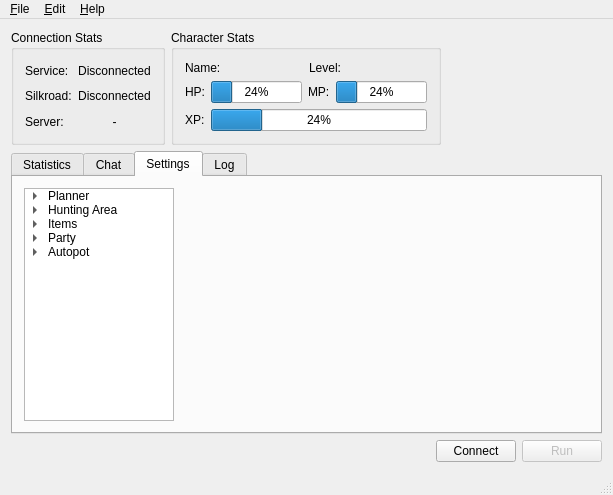
<?xml version="1.0" encoding="UTF-8"?>
<ui version="4.0">
 <class>MainWindow</class>
 <widget class="QMainWindow" name="MainWindow">
  <property name="geometry">
   <rect>
    <x>0</x>
    <y>0</y>
    <width>613</width>
    <height>495</height>
   </rect>
  </property>
  <property name="windowTitle">
   <string>MainWindow</string>
  </property>
  <widget class="QWidget" name="centralWidget">
   <layout class="QVBoxLayout" name="verticalLayout">
    <item>
     <layout class="QHBoxLayout" name="horizontalLayout_4">
      <property name="sizeConstraint">
       <enum>QLayout::SetNoConstraint</enum>
      </property>
      <item>
       <widget class="QGroupBox" name="groupBox">
        <property name="title">
         <string>Connection Stats</string>
        </property>
        <layout class="QGridLayout" name="gridLayout">
         <property name="sizeConstraint">
          <enum>QLayout::SetNoConstraint</enum>
         </property>
         <item row="0" column="1">
          <widget class="QLabel" name="label_srv_status">
           <property name="text">
            <string>Disconnected</string>
           </property>
           <property name="alignment">
            <set>Qt::AlignCenter</set>
           </property>
          </widget>
         </item>
         <item row="2" column="0">
          <widget class="QLabel" name="label_3">
           <property name="text">
            <string>Silkroad:</string>
           </property>
          </widget>
         </item>
         <item row="2" column="1">
          <widget class="QLabel" name="label_sro_status">
           <property name="text">
            <string>Disconnected</string>
           </property>
           <property name="alignment">
            <set>Qt::AlignCenter</set>
           </property>
          </widget>
         </item>
         <item row="0" column="0">
          <widget class="QLabel" name="label">
           <property name="text">
            <string>Service:</string>
           </property>
          </widget>
         </item>
         <item row="3" column="0">
          <widget class="QLabel" name="label_12">
           <property name="text">
            <string>Server:</string>
           </property>
          </widget>
         </item>
         <item row="3" column="1">
          <widget class="QLabel" name="label_srv_name">
           <property name="text">
            <string>-</string>
           </property>
           <property name="alignment">
            <set>Qt::AlignCenter</set>
           </property>
          </widget>
         </item>
        </layout>
       </widget>
      </item>
      <item>
       <widget class="QGroupBox" name="groupBox_2">
        <property name="title">
         <string>Character Stats</string>
        </property>
        <layout class="QVBoxLayout" name="verticalLayout_3">
         <property name="sizeConstraint">
          <enum>QLayout::SetNoConstraint</enum>
         </property>
         <item>
          <layout class="QHBoxLayout" name="horizontalLayout_3">
           <item>
            <widget class="QLabel" name="label_5">
             <property name="text">
              <string>Name:</string>
             </property>
            </widget>
           </item>
           <item>
            <widget class="QLabel" name="label_char_name">
             <property name="text">
              <string/>
             </property>
            </widget>
           </item>
           <item>
            <widget class="QLabel" name="label_10">
             <property name="text">
              <string>Level:</string>
             </property>
            </widget>
           </item>
           <item>
            <widget class="QLabel" name="label_char_level">
             <property name="text">
              <string/>
             </property>
            </widget>
           </item>
          </layout>
         </item>
         <item>
          <layout class="QVBoxLayout" name="verticalLayout_2">
           <item>
            <layout class="QHBoxLayout" name="horizontalLayout">
             <item>
              <widget class="QLabel" name="label_7">
               <property name="text">
                <string>HP:</string>
               </property>
              </widget>
             </item>
             <item>
              <widget class="QProgressBar" name="hp_percent">
               <property name="value">
                <number>24</number>
               </property>
              </widget>
             </item>
             <item>
              <widget class="QLabel" name="label_8">
               <property name="text">
                <string>MP:</string>
               </property>
              </widget>
             </item>
             <item>
              <widget class="QProgressBar" name="mp_percent">
               <property name="value">
                <number>24</number>
               </property>
              </widget>
             </item>
            </layout>
           </item>
           <item>
            <layout class="QHBoxLayout" name="horizontalLayout_2">
             <item>
              <widget class="QLabel" name="label_9">
               <property name="text">
                <string>XP:</string>
               </property>
              </widget>
             </item>
             <item>
              <widget class="QProgressBar" name="xp_percent">
               <property name="value">
                <number>24</number>
               </property>
              </widget>
             </item>
            </layout>
           </item>
          </layout>
         </item>
        </layout>
       </widget>
      </item>
      <item>
       <spacer name="horizontalSpacer">
        <property name="orientation">
         <enum>Qt::Horizontal</enum>
        </property>
        <property name="sizeHint" stdset="0">
         <size>
          <width>40</width>
          <height>20</height>
         </size>
        </property>
       </spacer>
      </item>
     </layout>
    </item>
    <item>
     <layout class="QHBoxLayout" name="horizontalLayout_5">
      <item>
       <widget class="QTabWidget" name="configuration_widget">
        <property name="currentIndex">
         <number>2</number>
        </property>
        <property name="movable">
         <bool>true</bool>
        </property>
        <widget class="QWidget" name="tab_4">
         <attribute name="title">
          <string>Statistics</string>
         </attribute>
        </widget>
        <widget class="QWidget" name="tab_2">
         <attribute name="title">
          <string>Chat</string>
         </attribute>
         <layout class="QVBoxLayout" name="verticalLayout_4">
          <item>
           <layout class="QHBoxLayout" name="horizontalLayout_9">
            <item>
             <widget class="QRadioButton" name="chat_filter_all">
              <property name="text">
               <string>All</string>
              </property>
             </widget>
            </item>
            <item>
             <widget class="QRadioButton" name="chat_filter_public">
              <property name="text">
               <string>Public</string>
              </property>
             </widget>
            </item>
            <item>
             <widget class="QRadioButton" name="chat_filter_private">
              <property name="text">
               <string>Private</string>
              </property>
             </widget>
            </item>
            <item>
             <widget class="QRadioButton" name="chat_filter_party">
              <property name="text">
               <string>Party</string>
              </property>
             </widget>
            </item>
            <item>
             <widget class="QRadioButton" name="chat_filter_guild">
              <property name="text">
               <string>Guild</string>
              </property>
             </widget>
            </item>
            <item>
             <widget class="QRadioButton" name="chat_filter_union">
              <property name="text">
               <string>Union</string>
              </property>
             </widget>
            </item>
            <item>
             <widget class="QRadioButton" name="chat_filter_stall">
              <property name="text">
               <string>Stall</string>
              </property>
             </widget>
            </item>
            <item>
             <widget class="QRadioButton" name="chat_filter_notice">
              <property name="text">
               <string>Notice/GM</string>
              </property>
             </widget>
            </item>
           </layout>
          </item>
          <item>
           <widget class="Line" name="line">
            <property name="orientation">
             <enum>Qt::Horizontal</enum>
            </property>
           </widget>
          </item>
          <item>
           <widget class="QPlainTextEdit" name="chat_history"/>
          </item>
          <item>
           <widget class="QLineEdit" name="chat_entry"/>
          </item>
         </layout>
        </widget>
        <widget class="QWidget" name="tab_3">
         <attribute name="title">
          <string>Settings</string>
         </attribute>
         <layout class="QHBoxLayout" name="horizontalLayout_8">
          <item>
           <widget class="QTreeWidget" name="settings_view">
            <property name="sizePolicy">
             <sizepolicy hsizetype="Minimum" vsizetype="Expanding">
              <horstretch>0</horstretch>
              <verstretch>0</verstretch>
             </sizepolicy>
            </property>
            <property name="minimumSize">
             <size>
              <width>150</width>
              <height>0</height>
             </size>
            </property>
            <property name="maximumSize">
             <size>
              <width>150</width>
              <height>16777215</height>
             </size>
            </property>
            <property name="columnCount">
             <number>1</number>
            </property>
            <attribute name="headerVisible">
             <bool>false</bool>
            </attribute>
            <column>
             <property name="text">
              <string>1</string>
             </property>
            </column>
            <item>
             <property name="text">
              <string>Planner</string>
             </property>
             <item>
              <property name="text">
               <string>Stats</string>
              </property>
             </item>
             <item>
              <property name="text">
               <string>Mastery</string>
              </property>
             </item>
             <item>
              <property name="text">
               <string>Skill</string>
              </property>
             </item>
             <item>
              <property name="text">
               <string>Farm</string>
              </property>
             </item>
            </item>
            <item>
             <property name="text">
              <string>Hunting Area</string>
             </property>
             <item>
              <property name="text">
               <string>Area</string>
              </property>
             </item>
             <item>
              <property name="text">
               <string>Waypoints</string>
              </property>
             </item>
            </item>
            <item>
             <property name="text">
              <string>Items</string>
             </property>
             <item>
              <property name="text">
               <string>Stock</string>
              </property>
             </item>
             <item>
              <property name="text">
               <string>Policy</string>
              </property>
             </item>
             <item>
              <property name="text">
               <string>Equipment</string>
              </property>
             </item>
             <item>
              <property name="text">
               <string>Transport</string>
              </property>
             </item>
             <item>
              <property name="text">
               <string>Grow Pet</string>
              </property>
             </item>
             <item>
              <property name="text">
               <string>Ability Pet</string>
              </property>
             </item>
             <item>
              <property name="text">
               <string>Alchemy</string>
              </property>
             </item>
            </item>
            <item>
             <property name="text">
              <string>Party</string>
             </property>
             <item>
              <property name="text">
               <string>Party</string>
              </property>
             </item>
            </item>
            <item>
             <property name="text">
              <string>Autopot</string>
             </property>
             <item>
              <property name="text">
               <string>Autopot</string>
              </property>
             </item>
            </item>
           </widget>
          </item>
          <item>
           <widget class="QStackedWidget" name="stackedWidget">
            <property name="currentIndex">
             <number>1</number>
            </property>
            <widget class="QWidget" name="page"/>
            <widget class="QWidget" name="page_2"/>
           </widget>
          </item>
         </layout>
        </widget>
        <widget class="QWidget" name="tab">
         <attribute name="title">
          <string>Log</string>
         </attribute>
         <layout class="QHBoxLayout" name="horizontalLayout_7">
          <item>
           <widget class="QPlainTextEdit" name="log_history"/>
          </item>
         </layout>
        </widget>
       </widget>
      </item>
     </layout>
    </item>
    <item>
     <layout class="QHBoxLayout" name="horizontalLayout_6">
      <item>
       <spacer name="horizontalSpacer_2">
        <property name="orientation">
         <enum>Qt::Horizontal</enum>
        </property>
        <property name="sizeHint" stdset="0">
         <size>
          <width>40</width>
          <height>20</height>
         </size>
        </property>
       </spacer>
      </item>
      <item>
       <widget class="QPushButton" name="bt_server">
        <property name="text">
         <string>Connect</string>
        </property>
       </widget>
      </item>
      <item>
       <widget class="QPushButton" name="bt_service">
        <property name="enabled">
         <bool>false</bool>
        </property>
        <property name="text">
         <string>Run</string>
        </property>
       </widget>
      </item>
     </layout>
    </item>
   </layout>
  </widget>
  <widget class="QMenuBar" name="menuBar">
   <property name="geometry">
    <rect>
     <x>0</x>
     <y>0</y>
     <width>613</width>
     <height>25</height>
    </rect>
   </property>
   <widget class="QMenu" name="menuFile">
    <property name="title">
     <string>&amp;File</string>
    </property>
    <addaction name="action_Quit"/>
   </widget>
   <widget class="QMenu" name="menu_Edit">
    <property name="title">
     <string>&amp;Edit</string>
    </property>
    <addaction name="actionPreferences"/>
   </widget>
   <widget class="QMenu" name="menu_Help">
    <property name="title">
     <string>&amp;Help</string>
    </property>
    <addaction name="actionAbout"/>
   </widget>
   <addaction name="menuFile"/>
   <addaction name="menu_Edit"/>
   <addaction name="menu_Help"/>
  </widget>
  <widget class="QStatusBar" name="statusBar"/>
  <action name="action_Quit">
   <property name="text">
    <string>&amp;Quit</string>
   </property>
  </action>
  <action name="actionPreferences">
   <property name="text">
    <string>Preferences</string>
   </property>
  </action>
  <action name="actionAbout">
   <property name="text">
    <string>About</string>
   </property>
  </action>
 </widget>
 <layoutdefault spacing="6" margin="11"/>
 <resources/>
 <connections/>
</ui>
